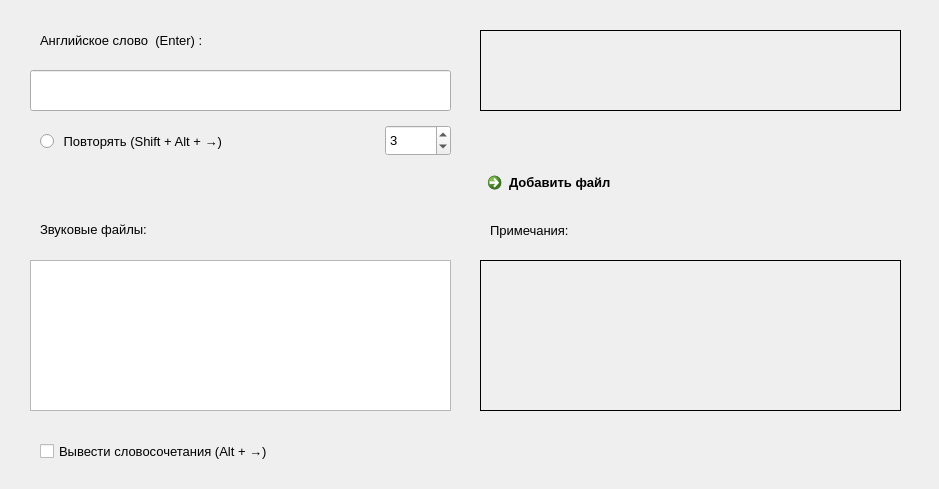
<?xml version="1.0" encoding="UTF-8"?>
<ui version="4.0">
 <class>Form</class>
 <widget class="QWidget" name="Form">
  <property name="geometry">
   <rect>
    <x>0</x>
    <y>0</y>
    <width>939</width>
    <height>489</height>
   </rect>
  </property>
  <property name="font">
   <font>
    <family>Arial</family>
    <pointsize>10</pointsize>
   </font>
  </property>
  <property name="cursor">
   <cursorShape>ArrowCursor</cursorShape>
  </property>
  <property name="focusPolicy">
   <enum>Qt::NoFocus</enum>
  </property>
  <property name="windowTitle">
   <string>Произношение</string>
  </property>
  <widget class="QLineEdit" name="lineEditInput">
   <property name="geometry">
    <rect>
     <x>30</x>
     <y>70</y>
     <width>421</width>
     <height>41</height>
    </rect>
   </property>
   <property name="font">
    <font>
     <family>Arial</family>
     <pointsize>12</pointsize>
    </font>
   </property>
  </widget>
  <widget class="QLabel" name="labelInput">
   <property name="geometry">
    <rect>
     <x>40</x>
     <y>30</y>
     <width>251</width>
     <height>20</height>
    </rect>
   </property>
   <property name="font">
    <font>
     <family>Arial</family>
     <pointsize>10</pointsize>
    </font>
   </property>
   <property name="text">
    <string>Английское слово  (Enter) :</string>
   </property>
  </widget>
  <widget class="QLabel" name="labelOutput">
   <property name="geometry">
    <rect>
     <x>480</x>
     <y>30</y>
     <width>421</width>
     <height>81</height>
    </rect>
   </property>
   <property name="font">
    <font>
     <family>Arial</family>
     <pointsize>12</pointsize>
    </font>
   </property>
   <property name="layoutDirection">
    <enum>Qt::LeftToRight</enum>
   </property>
   <property name="frameShape">
    <enum>QFrame::Box</enum>
   </property>
   <property name="lineWidth">
    <number>1</number>
   </property>
   <property name="text">
    <string/>
   </property>
   <property name="alignment">
    <set>Qt::AlignCenter</set>
   </property>
  </widget>
  <widget class="Phonon::VolumeSlider" name="volumeSlider">
   <property name="geometry">
    <rect>
     <x>30</x>
     <y>170</y>
     <width>211</width>
     <height>30</height>
    </rect>
   </property>
   <property name="font">
    <font>
     <family>Arial</family>
     <pointsize>9</pointsize>
    </font>
   </property>
   <property name="cursor">
    <cursorShape>PointingHandCursor</cursorShape>
   </property>
  </widget>
  <widget class="QCommandLinkButton" name="commandLinkButton">
   <property name="geometry">
    <rect>
     <x>480</x>
     <y>165</y>
     <width>191</width>
     <height>42</height>
    </rect>
   </property>
   <property name="font">
    <font>
     <family>Arial</family>
     <pointsize>10</pointsize>
    </font>
   </property>
   <property name="cursor">
    <cursorShape>PointingHandCursor</cursorShape>
   </property>
   <property name="text">
    <string>Добавить файл</string>
   </property>
   <property name="iconSize">
    <size>
     <width>40</width>
     <height>40</height>
    </size>
   </property>
  </widget>
  <widget class="QRadioButton" name="radioButtonRepeat">
   <property name="geometry">
    <rect>
     <x>40</x>
     <y>130</y>
     <width>291</width>
     <height>23</height>
    </rect>
   </property>
   <property name="font">
    <font>
     <family>Arial</family>
     <pointsize>10</pointsize>
    </font>
   </property>
   <property name="cursor">
    <cursorShape>PointingHandCursor</cursorShape>
   </property>
   <property name="text">
    <string> Повторять (Shift + Alt + →)</string>
   </property>
  </widget>
  <widget class="QSpinBox" name="spinBox">
   <property name="geometry">
    <rect>
     <x>385</x>
     <y>125</y>
     <width>66</width>
     <height>31</height>
    </rect>
   </property>
   <property name="font">
    <font>
     <family>Arial</family>
     <pointsize>10</pointsize>
    </font>
   </property>
   <property name="cursor">
    <cursorShape>PointingHandCursor</cursorShape>
   </property>
   <property name="value">
    <number>3</number>
   </property>
  </widget>
  <widget class="QListWidget" name="listWidgetFiles">
   <property name="geometry">
    <rect>
     <x>30</x>
     <y>260</y>
     <width>421</width>
     <height>151</height>
    </rect>
   </property>
   <property name="font">
    <font>
     <family>Arial</family>
     <pointsize>11</pointsize>
    </font>
   </property>
   <property name="cursor" stdset="0">
    <cursorShape>PointingHandCursor</cursorShape>
   </property>
  </widget>
  <widget class="QLabel" name="labelNote">
   <property name="geometry">
    <rect>
     <x>480</x>
     <y>260</y>
     <width>421</width>
     <height>151</height>
    </rect>
   </property>
   <property name="frameShape">
    <enum>QFrame::Box</enum>
   </property>
   <property name="text">
    <string/>
   </property>
  </widget>
  <widget class="QLabel" name="label_2">
   <property name="geometry">
    <rect>
     <x>490</x>
     <y>220</y>
     <width>131</width>
     <height>21</height>
    </rect>
   </property>
   <property name="text">
    <string>Примечания:</string>
   </property>
  </widget>
  <widget class="QLabel" name="label_3">
   <property name="geometry">
    <rect>
     <x>40</x>
     <y>220</y>
     <width>171</width>
     <height>19</height>
    </rect>
   </property>
   <property name="text">
    <string>Звуковые файлы:</string>
   </property>
  </widget>
  <widget class="QCheckBox" name="checkBox">
   <property name="geometry">
    <rect>
     <x>40</x>
     <y>440</y>
     <width>351</width>
     <height>23</height>
    </rect>
   </property>
   <property name="text">
    <string>Вывести словосочетания (Alt + →)</string>
   </property>
  </widget>
 </widget>
 <customwidgets>
  <customwidget>
   <class>Phonon::VolumeSlider</class>
   <extends>QWidget</extends>
   <header location="global">phonon/volumeslider.h</header>
  </customwidget>
 </customwidgets>
 <resources/>
 <connections>
  <connection>
   <sender>lineEditInput</sender>
   <signal>textChanged(QString)</signal>
   <receiver>labelOutput</receiver>
   <slot>clear()</slot>
   <hints>
    <hint type="sourcelabel">
     <x>253</x>
     <y>94</y>
    </hint>
    <hint type="destinationlabel">
     <x>439</x>
     <y>93</y>
    </hint>
   </hints>
  </connection>
  <connection>
   <sender>radioButtonRepeat</sender>
   <signal>clicked()</signal>
   <receiver>lineEditInput</receiver>
   <slot>setFocus()</slot>
   <hints>
    <hint type="sourcelabel">
     <x>54</x>
     <y>140</y>
    </hint>
    <hint type="destinationlabel">
     <x>54</x>
     <y>99</y>
    </hint>
   </hints>
  </connection>
  <connection>
   <sender>spinBox</sender>
   <signal>valueChanged(int)</signal>
   <receiver>lineEditInput</receiver>
   <slot>setFocus()</slot>
   <hints>
    <hint type="sourcelabel">
     <x>202</x>
     <y>131</y>
    </hint>
    <hint type="destinationlabel">
     <x>202</x>
     <y>104</y>
    </hint>
   </hints>
  </connection>
  <connection>
   <sender>lineEditInput</sender>
   <signal>returnPressed()</signal>
   <receiver>Form</receiver>
   <slot>pressedEnter()</slot>
   <hints>
    <hint type="sourcelabel">
     <x>283</x>
     <y>106</y>
    </hint>
    <hint type="destinationlabel">
     <x>293</x>
     <y>145</y>
    </hint>
   </hints>
  </connection>
  <connection>
   <sender>commandLinkButton</sender>
   <signal>clicked()</signal>
   <receiver>Form</receiver>
   <slot>choiceFileInExplorer()</slot>
   <hints>
    <hint type="sourcelabel">
     <x>500</x>
     <y>187</y>
    </hint>
    <hint type="destinationlabel">
     <x>501</x>
     <y>199</y>
    </hint>
   </hints>
  </connection>
  <connection>
   <sender>listWidgetFiles</sender>
   <signal>itemActivated(QListWidgetItem*)</signal>
   <receiver>Form</receiver>
   <slot>choiceItemFromList(QListWidgetItem*)</slot>
   <hints>
    <hint type="sourcelabel">
     <x>272</x>
     <y>332</y>
    </hint>
    <hint type="destinationlabel">
     <x>277</x>
     <y>219</y>
    </hint>
   </hints>
  </connection>
  <connection>
   <sender>listWidgetFiles</sender>
   <signal>itemClicked(QListWidgetItem*)</signal>
   <receiver>Form</receiver>
   <slot>choiceItemFromList(QListWidgetItem*)</slot>
   <hints>
    <hint type="sourcelabel">
     <x>134</x>
     <y>371</y>
    </hint>
    <hint type="destinationlabel">
     <x>134</x>
     <y>421</y>
    </hint>
   </hints>
  </connection>
  <connection>
   <sender>checkBox</sender>
   <signal>stateChanged(int)</signal>
   <receiver>lineEditInput</receiver>
   <slot>setFocus()</slot>
   <hints>
    <hint type="sourcelabel">
     <x>63</x>
     <y>451</y>
    </hint>
    <hint type="destinationlabel">
     <x>100</x>
     <y>82</y>
    </hint>
   </hints>
  </connection>
 </connections>
 <slots>
  <slot>setFocusLineEdit()</slot>
  <slot>pressedEnter()</slot>
  <slot>choiceFileInExplorer()</slot>
  <slot>choiceItemFromList(QListWidgetItem*)</slot>
 </slots>
</ui>
